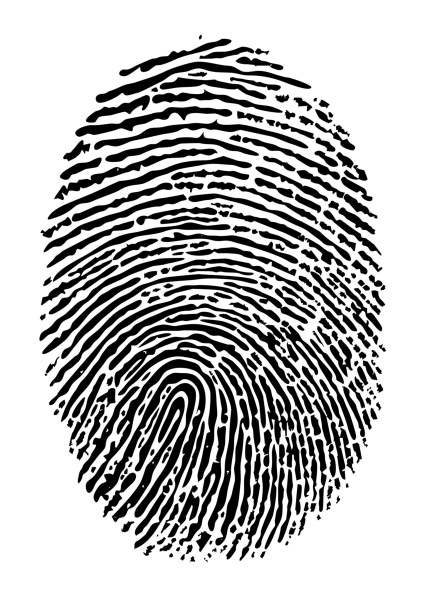
#> input picture xlh-cv-tutorial/2 Grundlagen der Bildverarbeitung/4 Kernelfunktionen/2 Morphologische Operationen/img/fingerprint.png, 850 x 1203 px (shown at 1/2 size)
$ python morpholigical.py
#> lines starting #> are read from the running program, lines starting #| are printed output that depends on the picture
# morpholigical.py
import cv2
import imutils
import numpy as np

# definiere den Font und die Farbe
font = cv2.FONT_HERSHEY_SIMPLEX
BLACK = 0

# lade Bild von der Datei in ein NumPy Array
image = cv2.imread('img/fingerprint.png')
#> image is the input picture: shape (1203, 850, 3); min 0, max 255, mean 184.1
image = imutils.resize(image, height=300)
#> image: shape (300, 211, 3)
# Betrachtung als Graustufenbild
image = cv2.cvtColor(image, cv2.COLOR_BGR2GRAY)
#> image: shape (300, 211)

# Erodierung
image_eroded = image.copy()
image_eroded = cv2.putText(image_eroded, 'Original', (20, 20),
                           font, 0.8, BLACK, 2, cv2.LINE_AA)
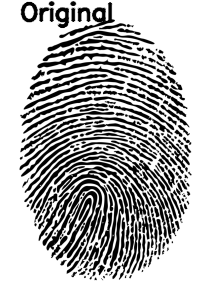
#> image_eroded: shape (300, 211); min 0, max 255, mean 180.6
for i in range(1, 4, 1):
    eroded = cv2.erode(image.copy(), None, iterations=i)
    eroded = cv2.putText(eroded, f'Erodierung {i:d}x', (20, 20),
                         font, 0.8, BLACK, 2, cv2.LINE_AA)
    image_eroded = np.hstack([image_eroded, eroded])
#> this loop made 3 passes
#> pass 1, `eroded = cv2.putText(eroded, f'Erodierung {i:d}x', (20, 20), font, 0.8..`:
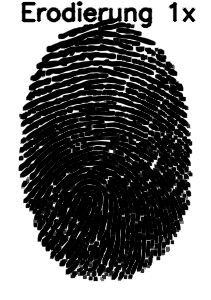
#> eroded: shape (300, 211); min 0, max 255, mean 119.1
#> after the loop:
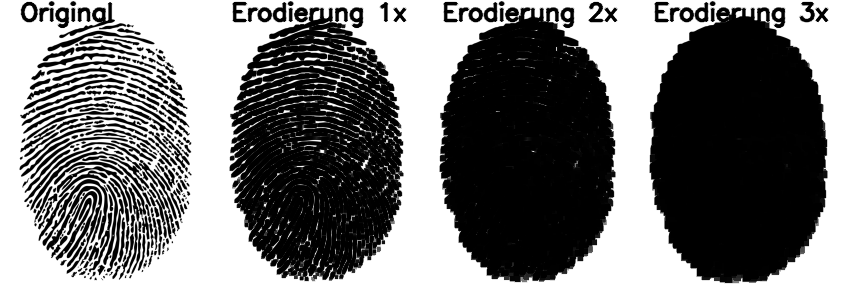
#> image_eroded: shape (300, 844); min 0, max 255, mean 124.6

# Erweiterung
image_dilate = image.copy()
image_dilate = cv2.putText(image_dilate, 'Original', (20, 20),
                           font, 0.8, BLACK, 2, cv2.LINE_AA)
for i in range(1, 4, 1):
    dilate = cv2.dilate(image.copy(), None, iterations=i)
    dilate = cv2.putText(dilate, f'Erweiterung {i:d}x', (20, 20),
                         font, 0.8, BLACK, 2, cv2.LINE_AA)
    image_dilate = np.hstack([image_dilate, dilate])
#> this loop made 3 passes
#> pass 1, `dilate = cv2.putText(dilate, f'Erweiterung {i:d}x', (20, 20), font, 0...`:
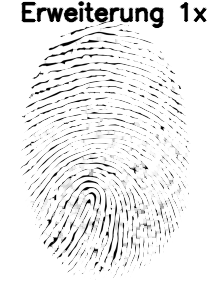
#> dilate: shape (300, 211); min 0, max 255, mean 236.1
#> pass 1, `image_dilate = np.hstack([image_dilate, dilate])`:
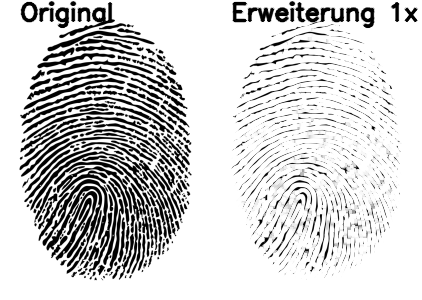
#> image_dilate: shape (300, 422); min 0, max 255, mean 208.3
#> after the loop:
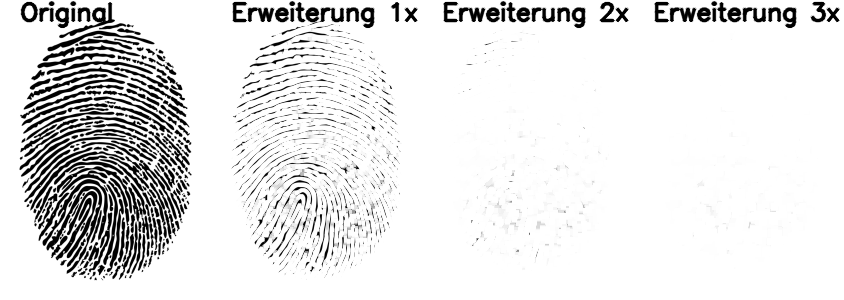
#> image_dilate: shape (300, 844); min 0, max 255, mean 228.4

# Zusammenfassung der Ausganslage und der Bearbeitung
result = np.vstack([image_eroded, image_dilate])

# schreibe das Bild in eine Datei
cv2.imwrite('img/morpholigical.png', result[0:-2, 0:-2])
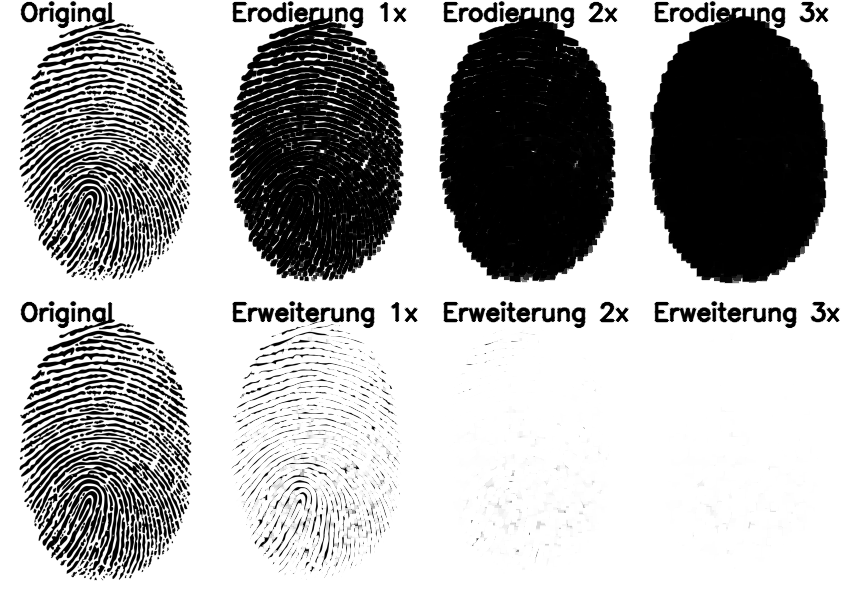
#> saved as morpholigical.png: shape (598, 842); min 0, max 255, mean 176

# Anzeige auf dem Bildschirm
cv2.imshow('Ausgabe', result)
cv2.moveWindow('Ausgabe', 100, 100)
cv2.waitKey(0)
